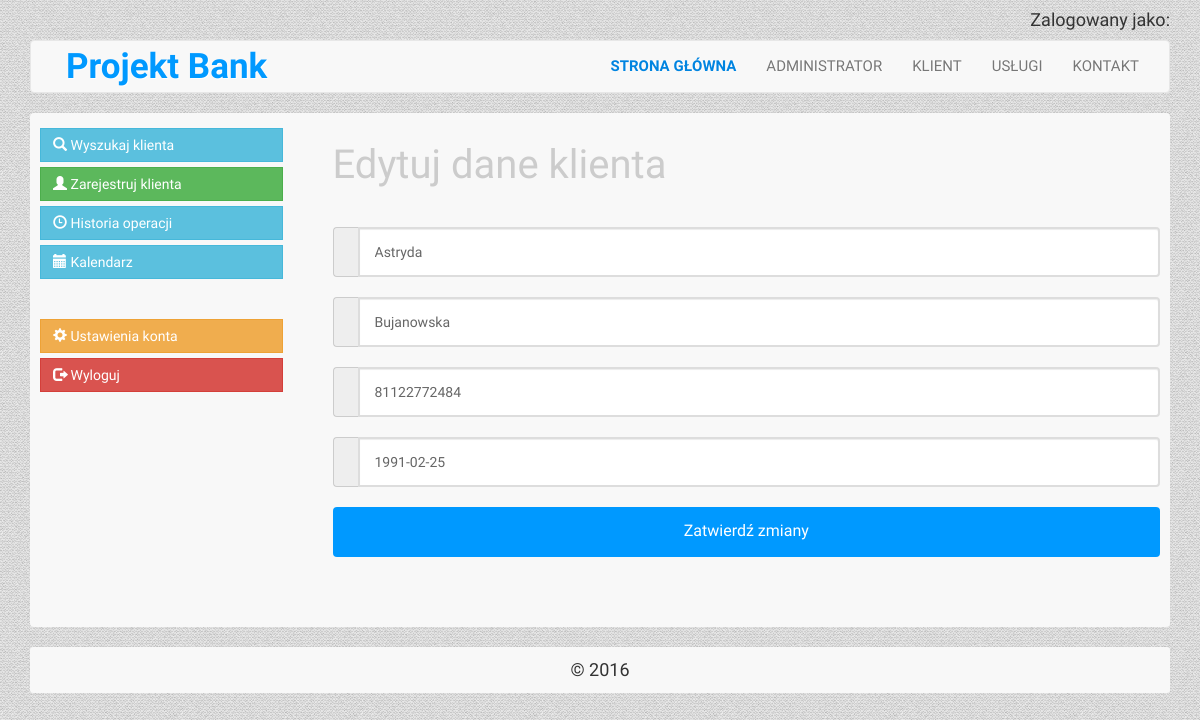
Page /edit-client.php (signed in) on the earlier database version.
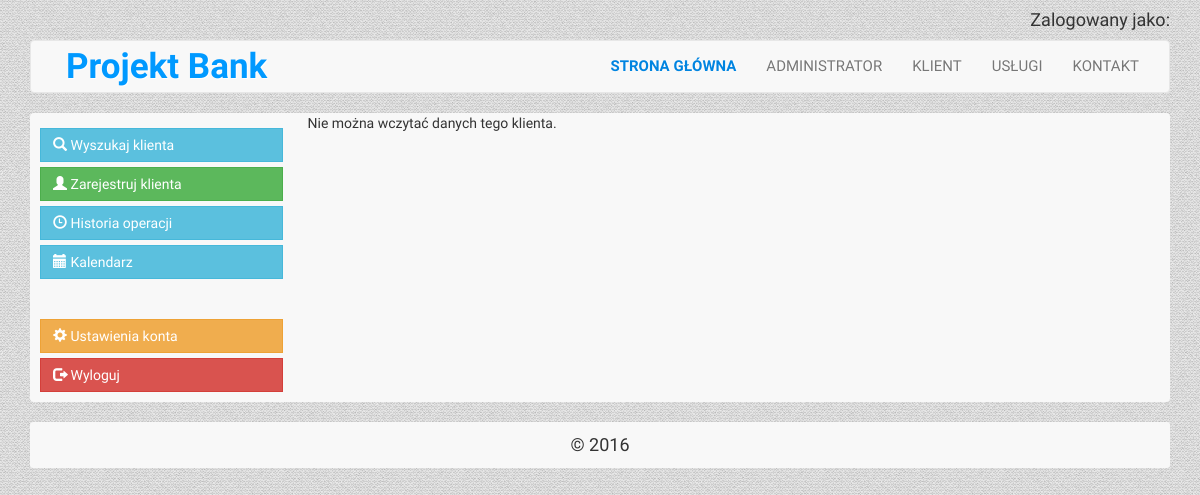
Same page on the later database version.
### tables this page shows
CREATE TABLE `klient` (
  `id_klienta` int(11) NOT NULL,
  `imie` text NOT NULL,
  `nazwisko` text NOT NULL,
  `pesel` decimal(12,0) NOT NULL,
  `data_urodzenia` date NOT NULL
);

### include/setBodyId.php (called while the page is built, shortened)
<?php
    $path = $_SERVER['REQUEST_URI'];
    if(!isset($bodyId) || !isset($bodyId_other)) {
		if(eregi('^/klient', $path) == 1) {$bodyId = 'klient'; }
		elseif(eregi('^/administrator', $path) == 1) {$bodyId = 'administrator'; }
		elseif(eregi('^/uslugi', $path) == 1) {$bodyId = 'uslugi'; }
		elseif(eregi('^/kontakt', $path) == 1) {$bodyId = 'kontakt'; }
		else {$bodyId = 'home'; $bodyId_other = ''; $bodyId_other2 = ''; $bodyId_other3 = ''; }
	}
?>

### edit-client.php (the view, shortened to what this page needs)
<?php
	include 'include/setBodyId.php';
	include 'include/db.php';
	$id_klienta = 1;
	$sql = "SELECT imie, nazwisko, pesel, data_urodzenia FROM Klient WHERE id_klienta = $id_klienta";
	$result = mysqli_query($conn, $sql);
	$array = mysqli_fetch_array($result);
	if (!$array)
	{
	 	$message = "Nie można wczytać danych tego klienta. ".mysqli_error($conn);
	}
	else
	{
		$name1 = $array["imie"];
		$name2 = $array["nazwisko"];
		$pesel = $array["pesel"];
		$bdate = $array["data_urodzenia"];
	}
?>
<!DOCTYPE html>
<html lang="pl">
 	<head>
 		<?php include 'include/head.php'; ?>
  	</head>
 	<body class="<?=$bodyId;?>">
 		<div class="container">
 			<div class="row">
 				<div class="col-md-12 text-right">
 					<?php echo"<h4 style='margin-top:10px;margin-bottom:-10px;'>Zalogowany jako: <b>".$_SESSION['imie']." ".$_SESSION['nazwisko']."</b></h4>"; ?>
 				</div>
 			</div>
 		</div>
 		<?php include 'include/mainNavigation.php'; ?>
	    <section id="logowanie">
	      	<div class="container">
	        	<div id="logowanie-inner">
	         		<div class="row">
	            		<div class="col-md-3 wow slideInLeft text-left" data-wow-duration="0.2s" data-wow-delay="0.4s">
	              			<div class="padding10">
	              				<div class="marginTop5">
		              				<a href="administrator" class="logoutBtn">
			                			<button type="button" class="btn btn-info btn-block squareBtn tl">
			                  				<span class="glyphicon glyphicon-search"></span> Wyszukaj klienta
			                			</button>
		                			</a>
	                			</div>
	                			<div class="marginTop5">
		                			<a href="register-client.php" class="logoutBtn">
			                			<button type="button" class="btn btn-success btn-block squareBtn tl">
			                  				<span class="glyphicon glyphicon-user"></span> Zarejestruj klienta
			                			</button>
		                			</a>
	                			</div>
	                			<div class="marginTop5">
		                			<a href="historia-operacji" class="logoutBtn">
			                			<button type="button" class="btn btn-info btn-block squareBtn tl">
			                  				<span class="glyphicon glyphicon-time"></span> Historia operacji
			                			</button>
		                			</a>
	                			</div>
	                			<div class="marginTop5">
		                			<a href="kalendarz" class="logoutBtn">
			                			<button type="button" class="btn btn-info btn-block squareBtn tl">
			                  				<span class="glyphicon glyphicon-calendar"></span> Kalendarz
			                			</button>
		                			</a>
	                			</div><br /><br />
	                			<a href="ustawienia" class="logoutBtn">
		                			<button type="button" class="btn btn-warning btn-block squareBtn tl">
		                  				<span class="glyphicon glyphicon-cog"></span> Ustawienia konta
		                			</button>
	                			</a>
	                			<div class="marginTop5">
	 								<a href="wyloguj" class="logoutBtn">
		 								<button type="button" class="btn btn-danger btn-block squareBtn tl">
			                				<span class="glyphicon glyphicon-log-out"></span> Wyloguj
			                			</button>
		                			</a>
	                			</div>
	              			</div>
	            		</div>
						<?php
						if (!$array)
						{
							echo "<p>".$message."</p>";
						}
						else
						{
			            echo "<div class='col-md-9 wow slideInRight' data-wow-duration='0.2s' data-wow-delay='0.4s'>\n
                         <form action='edit-client-result.php' method='post'>\n
			              	<div class='padding10'>\n
			                	<h1>Edytuj dane klienta</h1>\n
								<input type='hidden' name='reg-id' value='".$id_klienta."'>\n
			                	<div class='input-group'>\n
			                  		<span class='input-group-addon' id='sizing-addon2'></span>\n
			                  		<input type='text' class='form-control' name='reg-name1' placeholder='Imię' aria-describedby='sizing-addon2' value='".$name1."'>\n
			                	</div><br>\n
			                	<div class='input-group'>\n
			                  		<span class='input-group-addon' id='sizing-addon2'></span>\n
			                  		<input type='text' class='form-control' name='reg-name2' placeholder='Nazwisko' aria-describedby='sizing-addon2' value='".$name2."'>\n
			                	</div><br>\n
			                	<div class='input-group'>\n
			                  		<span class='input-group-addon' id='sizing-addon2'></span>\n
			                  		<input type='text' class='form-control' name='reg-pesel' placeholder='PESEL' aria-describedby='sizing-addon2' value='".$pesel."'>\n
			                	</div><br>\n
			                	<div class='input-group'>\n
			                  		<span class='input-group-addon' id='sizing-addon2'></span>\n
			                  		<input type='text' class='form-control' name='reg-date' placeholder='Data urodzenia' aria-describedby='sizing-addon2' value='".$bdate."'>\n
			                	</div><br>\n
				                <input class='log-btn' type='submit' value='Zatwierdź zmiany'>\n
                                <br /><br /><br /><br />\n\n\n
				            </div>\n
				        </div>\n
	          		</div>\n
	        	</div>";
			}
			?>
	      	</div>
	    </section>
 		<?php
 			include 'include/footer.php';
 		?>
	</body>
</html>

### include/head.php (shortened to what this page needs)
<link href="assets/css/bootstrap.min.css" rel="stylesheet">
<link href="assets/css/font-awesome.css" rel="stylesheet">
<link href="assets/css/main.css" rel="stylesheet">
<link href="assets/css/animate.css" rel="stylesheet">

### include/mainNavigation.php (shortened to what this page needs)
<div class="container">
  <nav class="navbar navbar-default wow slideInLeft" data-wow-duration="0.2s" data-wow-delay="0.4s">
    <div class="container-fluid">
      <div class="navbar-header">
        <span class="name pull-left">Projekt Bank</span>
      </div>
      <div id="navbar" class="navbar-collapse collapse">
        <ul class="nav navbar-nav navbar-right">
          <li class="navigation-home"><a href="/">Strona główna</a></li>
          <li class="navigation-administrator"><a href="/administrator-logowanie">Administrator</a></li>
          <li class="navigation-klient"><a href="/klient-logowanie">Klient</a></li>
          <li class="navigation-uslugi"><a href="/uslugi">Usługi</a></li>
          <li class="navigation-kontakt"><a href="/kontakt">Kontakt</a></li>
        </ul>
      </div>
    </div>
  </nav>
</div>

### include/footer.php
<section id="footer" class="wow slideInLeft" data-wow-duration="0.2s" data-wow-delay="0.4s">
    <div class="container">
        <div id="footer-inner">
            <div class="row">
	            &copy; 2016
            </div>
	    </div>
    </div>
</section>

### assets/css/main.css (style rules this page uses)
body { background: url('../img/backgrounds/bg_light.png') repeat repeat; font-family: 'Ubuntu Condensed', sans-serif; }
.squareBtn { border-radius: 0 !important; }
.padding10 { padding: 10px; }
.tl { text-align: left !important; }
.marginTop5 { margin-top: 5px; }
.navbar { margin-top: 20px; }
ul.nav { text-transform: uppercase; font-size: 15px; text-shadow: 1px 0 1px #fff; }
.name { font-size: 35px; color: #0099ff; padding-top: 1px; text-shadow: 1px 1px 1px #fff; font-weight: bold; padding-left: 20px; }
.home #navbar ul li.navigation-home a, .administrator #navbar ul li.navigation-administrator a, .klient #navbar ul li.navigation-klient a, .uslugi #navbar ul li.navigation-uslugi a, .kontakt #navbar ul li.navigation-kontakt a { color: #0084e0; font-weight: bold; }
#logowanie { clear: both; margin: 0px auto 0px; }
#logowanie-inner { background: #f8f8f8; border-radius: 4px; }
#footer { clear: both; text-align: center; font-size: 18px; margin: 20px auto 20px; }
#footer-inner { padding: 10px; background: #f8f8f8; border-radius: 3px; }
h1 { color: #ccc; text-align: left; font-size: 40px; margin-bottom: 40px; }
.form-control { width: 100%; height: 50px; border: none; padding: 5px 7px 5px 15px; background: #fff; color: #666; border: 2px solid #ddd; -moz-border-radius: 4px; -webkit-border-radius: 4px; border-radius: 4px; }
.log-btn { background: #0099ff; dispaly: inline-block; width: 100%; font-size: 16px; height: 50px; color: #fff; text-decoration: none; border: none; -moz-border-radius: 4px; -webkit-border-radius: 4px; border-radius: 4px; }

Differences in the rows shown:
removed klient: reg-name1 "Astryda", reg-name2 "Bujanowska", reg-pesel "81122772484", reg-date "1991-02-25"
Other differences:
$message: (not shown) → "Nie można wczytać danych tego klienta."
form field value: "Zatwierdź zmiany" → (not shown)
text no longer shown: "Edytuj dane klienta"
